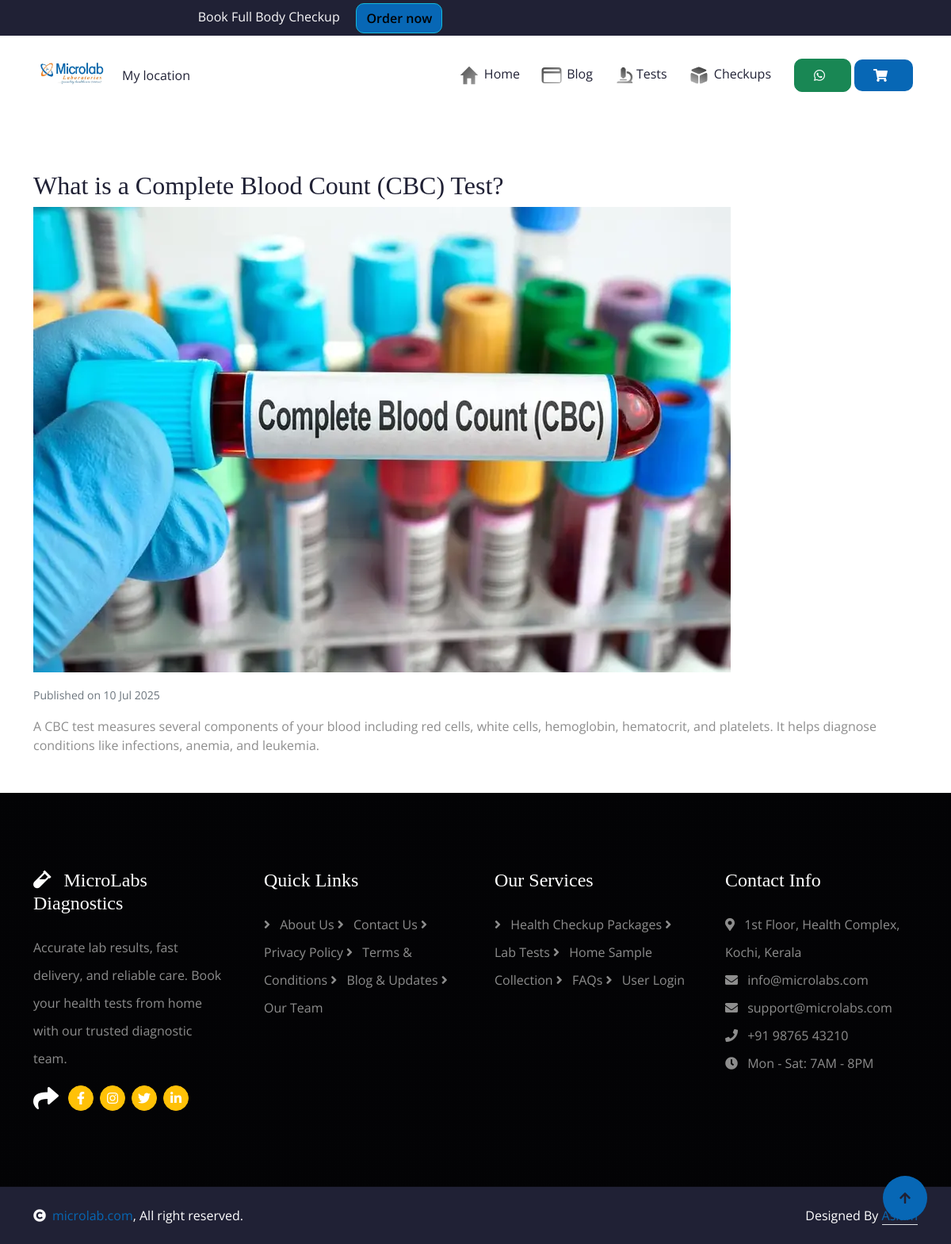
The page /blog/what-is-a-complete-blood-count-cbc-test/ on the database its author committed.
### Diagnosis_App/models.py (models this page shows)
class BlogPost(models.Model):
    title = models.CharField(max_length=200,null=True)
    slug = models.SlugField(unique=True)
    content = models.TextField(null=True)
    image = models.ImageField(upload_to="blog_images/", blank=True, null=True)
    created_at = models.DateTimeField(auto_now_add=True)

### Diagnosis_App/views.py (the view)
# urls.py: path('blog/<slug:slug>/', views.blog_detail, name='blog_detail'),
def blog_detail(request, slug):
    blog = BlogPost.objects.get(slug=slug)
    return render(request, 'blog_detail.html', {'blog': blog})

### templates/blog_detail.html
{% include 'index_nav.html' %}
<div class="container my-5">
  <h2>{{ blog.title }}</h2>
  {% if blog.image %}
  <img src="{{ blog.image.url }}" class="img-fluid mb-3" alt="{{ blog.title }}">
  {% endif %}
  <p class="text-muted"><small>Published on {{ blog.created_at|date:"d M Y" }}</small></p>
  <div>{{ blog.content|linebreaks }}</div>
</div>
{% include 'footer.html' %}

### static/css/style.css (style rules this page uses)
html, body { max-width: 100%; overflow-x: hidden; }

### rows shown on the page
BlogPost: title "What is a Complete Blood Count (CBC) Test?", image (picture), created_at "10 Jul 2025", content "A CBC test measures several components of your blood including red cells, white cells, hemoglobin, hematocrit, and platelets. It helps diagnose conditions like infections, anemia, and leukemia."
